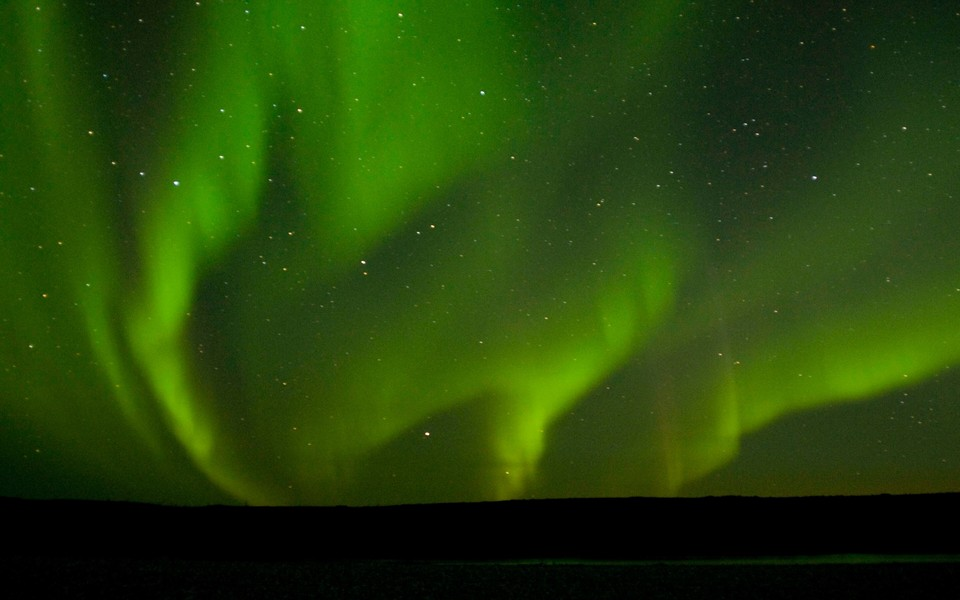
#> input picture src/DispHub/Assets/Previews/aurora-wide.jpg, 960 x 600 px, given in place of shot.png, which was not available
$ python render.py
#> lines starting #> are read from the running program, lines starting #| are printed output that depends on the picture
"""Renders the Home page's picture: python -I branding/home/render.py (from the repo root; needs Pillow and Chrome).

home.html, drawn with headless Chrome at twice the size, becomes Assets/Previews/home.jpg (960 x 600).
"""
import os
import subprocess
import tempfile

from PIL import Image

HERE = os.path.dirname(os.path.abspath(__file__))
OUT = os.path.join(HERE, "..", "..", "src", "DispHub", "Assets", "Previews", "home.jpg")
CHROME = r"C:\Program Files\Google\Chrome\Application\chrome.exe"

with tempfile.TemporaryDirectory() as tmp:
    shot = os.path.join(tmp, "shot.png")
    url = "file:///" + os.path.join(HERE, "home.html").replace("\\", "/")
    subprocess.run([CHROME, "--headless=new", "--disable-gpu", "--hide-scrollbars", "--force-device-scale-factor=1",
                    "--window-size=1920,1200", "--virtual-time-budget=3000", f"--screenshot={shot}", url],
                   check=True, capture_output=True)
#> (this line was passed over: subprocess is not available in this run)
    Image.open(shot).convert("RGB").crop((0, 0, 1920, 1200)).resize((960, 600), Image.LANCZOS).save(OUT, quality=92, optimize=True)
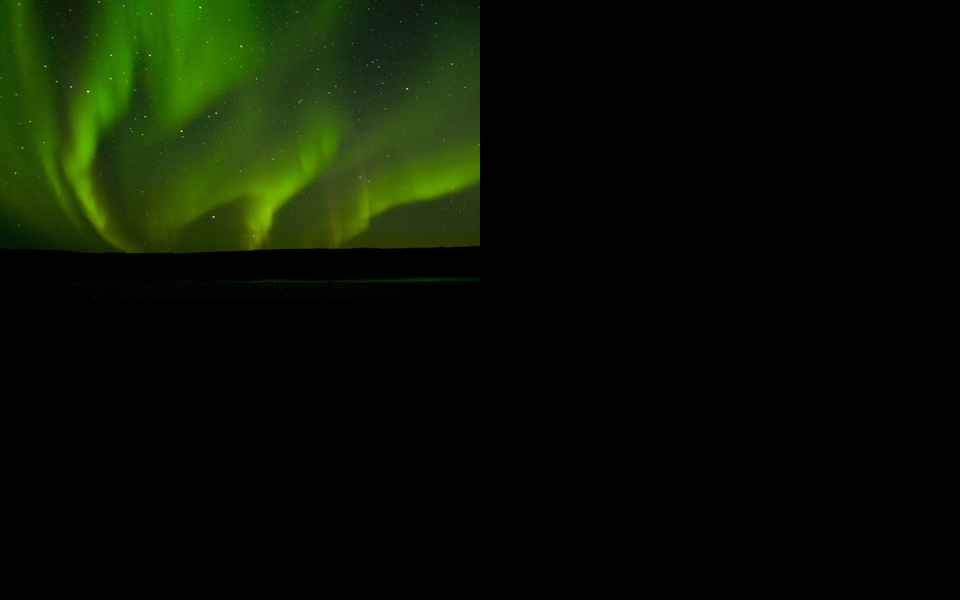
#> saved as home.jpg: PIL image 960x600 RGB; mean R, G, B 9.4, 16.7, 2.3
print("home.jpg 960 x 600")

$ run again, on src/DispHub/Assets/Previews/aurora.jpg
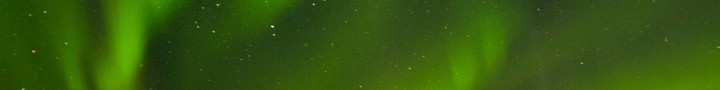
#> input picture src/DispHub/Assets/Previews/aurora.jpg, 720 x 90 px, given in place of shot.png, which was not available
#> `Image.open(shot).convert("RGB").crop((0, 0, 1920, 1200)).resize((960, ..`:
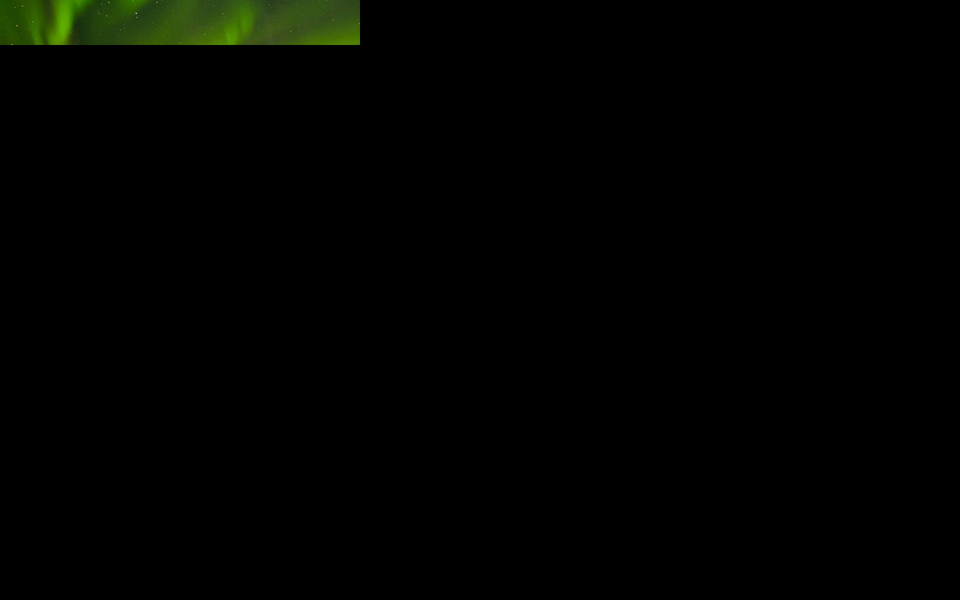
#> saved as home.jpg: PIL image 960x600 RGB; mean R, G, B 1.5, 2.4, 0.4
